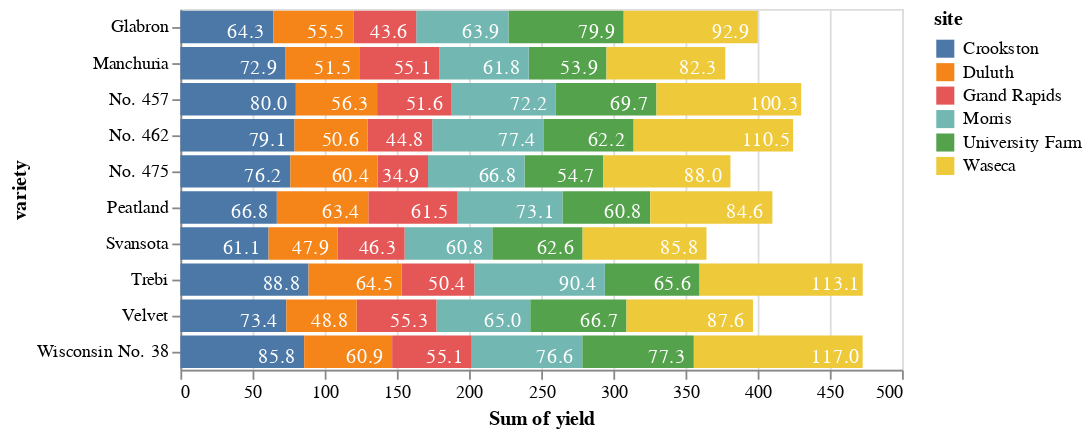

Source (notebook cell):
### Code cell
bars = alt.Chart(source).mark_bar().encode(
    x=alt.X('sum(yield):Q', stack='zero'),
    y=alt.Y('variety:N'),
    color=alt.Color('site')
)

text = alt.Chart(source).mark_text(dx=-15, dy=3, color='white').encode(
    x=alt.X('sum(yield):Q', stack='zero'),
    y=alt.Y('variety:N'),
    detail='site:N',
    text=alt.Text('sum(yield):Q', format='.1f')
)

bars + text

### Figure 1 — Vega-Lite specification as saved in the notebook (floating-point values rounded to 4 significant figures)
{"config": {"view": {"continuousWidth": 400, "continuousHeight": 300}}, "layer": [{"mark": "bar", "encoding": {"color": {"type": "nominal", "field": "site"}, "x": {"type": "quantitative", "aggregate": "sum", "field": "yield", "stack": "zero"}, "y": {"type": "nominal", "field": "variety"}}}, {"mark": {"type": "text", "color": "white", "dx": -15, "dy": 3}, "encoding": {"detail": {"type": "nominal", "field": "site"}, "text": {"type": "quantitative", "aggregate": "sum", "field": "yield", "format": ".1f"}, "x": {"type": "quantitative", "aggregate": "sum", "field": "yield", "stack": "zero"}, "y": {"type": "nominal", "field": "variety"}}}], "data": {"name": "data-093ece8c35bb2d41094cfb6138ec810b"}, "$schema": "https://vega.github.io/schema/vega-lite/v4.8.1.json", "datasets": {"data-093ece8c35bb2d41094cfb6138ec810b": [{"site": "University Farm", "variety": "Manchuria", "year": 1931, "yield": 27.0}, {"site": "Waseca", "variety": "Manchuria", "year": 1931, "yield": 48.87}, {"site": "Morris", "variety": "Manchuria", "year": 1931, "yield": 27.43}, {"site": "Crookston", "variety": "Manchuria", "year": 1931, "yield": 39.93}, {"site": "Grand Rapids", "variety": "Manchuria", "year": 1931, "yield": 32.97}, {"site": "Duluth", "variety": "Manchuria", "year": 1931, "yield": 28.97}, {"site": "University Farm", "variety": "Glabron", "year": 1931, "yield": 43.07}, {"site": "Waseca", "variety": "Glabron", "year": 1931, "yield": 55.2}, {"site": "Morris", "variety": "Glabron", "year": 1931, "yield": 28.77}, {"site": "Crookston", "variety": "Glabron", "year": 1931, "yield": 38.13}, {"site": "Grand Rapids", "variety": "Glabron", "year": 1931, "yield": 29.13}, {"site": "Duluth", "variety": "Glabron", "year": 1931, "yield": 29.67}, {"site": "University Farm", "variety": "Svansota", "year": 1931, "yield": 35.13}, {"site": "Waseca", "variety": "Svansota", "year": 1931, "yield": 47.33}, {"site": "Morris", "variety": "Svansota", "year": 1931, "yield": 25.77}, {"site": "Crookston", "variety": "Svansota", "year": 1931, "yield": 40.47}, {"site": "Grand Rapids", "variety": "Svansota", "year": 1931, "yield": 29.67}, {"site": "Duluth", "variety": "Svansota", "year": 1931, "yield": 25.7}, {"site": "University Farm", "variety": "Velvet", "year": 1931, "yield": 39.9}, {"site": "Waseca", "variety": "Velvet", "year": 1931, "yield": 50.23}, {"site": "Morris", "variety": "Velvet", "year": 1931, "yield": 26.13}, {"site": "Crookston", "variety": "Velvet", "year": 1931, "yield": 41.33}, {"site": "Grand Rapids", "variety": "Velvet", "year": 1931, "yield": 23.03}, {"site": "Duluth", "variety": "Velvet", "year": 1931, "yield": 26.3}, {"site": "University Farm", "variety": "Trebi", "year": 1931, "yield": 36.57}, {"site": "Waseca", "variety": "Trebi", "year": 1931, "yield": 63.83}, {"site": "Morris", "variety": "Trebi", "year": 1931, "yield": 43.77}, {"site": "Crookston", "variety": "Trebi", "year": 1931, "yield": 46.93}, {"site": "Grand Rapids", "variety": "Trebi", "year": 1931, "yield": 29.77}, {"site": "Duluth", "variety": "Trebi", "year": 1931, "yield": 33.93}, {"site": "University Farm", "variety": "No. 457", "year": 1931, "yield": 43.27}, {"site": "Waseca", "variety": "No. 457", "year": 1931, "yield": 58.1}, {"site": "Morris", "variety": "No. 457", "year": 1931, "yield": 28.7}, {"site": "Crookston", "variety": "No. 457", "year": 1931, "yield": 45.67}, {"site": "Grand Rapids", "variety": "No. 457", "year": 1931, "yield": 32.17}, {"site": "Duluth", "variety": "No. 457", "year": 1931, "yield": 33.6}, {"site": "University Farm", "variety": "No. 462", "year": 1931, "yield": 36.6}, {"site": "Waseca", "variety": "No. 462", "year": 1931, "yield": 65.77}, {"site": "Morris", "variety": "No. 462", "year": 1931, "yield": 30.37}, {"site": "Crookston", "variety": "No. 462", "year": 1931, "yield": 48.57}, {"site": "Grand Rapids", "variety": "No. 462", "year": 1931, "yield": 24.93}, {"site": "Duluth", "variety": "No. 462", "year": 1931, "yield": 28.1}, {"site": "University Farm", "variety": "Peatland", "year": 1931, "yield": 32.77}, {"site": "Waseca", "variety": "Peatland", "year": 1931, "yield": 48.57}, {"site": "Morris", "variety": "Peatland", "year": 1931, "yield": 29.87}, {"site": "Crookston", "variety": "Peatland", "year": 1931, "yield": 41.6}, {"site": "Grand Rapids", "variety": "Peatland", "year": 1931, "yield": 34.7}, {"site": "Duluth", "variety": "Peatland", "year": 1931, "yield": 32.0}, {"site": "University Farm", "variety": "No. 475", "year": 1931, "yield": 24.67}, {"site": "Waseca", "variety": "No. 475", "year": 1931, "yield": 46.77}, {"site": "Morris", "variety": "No. 475", "year": 1931, "yield": 22.6}, {"site": "Crookston", "variety": "No. 475", "year": 1931, "yield": 44.1}, {"site": "Grand Rapids", "variety": "No. 475", "year": 1931, "yield": 19.7}, {"site": "Duluth", "variety": "No. 475", "year": 1931, "yield": 33.07}, {"site": "University Farm", "variety": "Wisconsin No. 38", "year": 1931, "yield": 39.3}, {"site": "Waseca", "variety": "Wisconsin No. 38", "year": 1931, "yield": 58.8}, {"site": "Morris", "variety": "Wisconsin No. 38", "year": 1931, "yield": 29.47}, {"site": "Crookston", "variety": "Wisconsin No. 38", "year": 1931, "yield": 49.87}, {"site": "Grand Rapids", "variety": "Wisconsin No. 38", "year": 1931, "yield": 34.47}, {"site": "Duluth", "variety": "Wisconsin No. 38", "year": 1931, "yield": 31.6}, {"site": "University Farm", "variety": "Manchuria", "year": 1932, "yield": 26.9}, {"site": "Waseca", "variety": "Manchuria", "year": 1932, "yield": 33.47}, {"site": "Morris", "variety": "Manchuria", "year": 1932, "yield": 34.37}, {"site": "Crookston", "variety": "Manchuria", "year": 1932, "yield": 32.97}, {"site": "Grand Rapids", "variety": "Manchuria", "year": 1932, "yield": 22.13}, {"site": "Duluth", "variety": "Manchuria", "year": 1932, "yield": 22.57}, {"site": "University Farm", "variety": "Glabron", "year": 1932, "yield": 36.8}, {"site": "Waseca", "variety": "Glabron", "year": 1932, "yield": 37.73}, {"site": "Morris", "variety": "Glabron", "year": 1932, "yield": 35.13}, {"site": "Crookston", "variety": "Glabron", "year": 1932, "yield": 26.17}, {"site": "Grand Rapids", "variety": "Glabron", "year": 1932, "yield": 14.43}, {"site": "Duluth", "variety": "Glabron", "year": 1932, "yield": 25.87}, {"site": "University Farm", "variety": "Svansota", "year": 1932, "yield": 27.43}, {"site": "Waseca", "variety": "Svansota", "year": 1932, "yield": 38.5}, {"site": "Morris", "variety": "Svansota", "year": 1932, "yield": 35.03}, {"site": "Crookston", "variety": "Svansota", "year": 1932, "yield": 20.63}, {"site": "Grand Rapids", "variety": "Svansota", "year": 1932, "yield": 16.63}, {"site": "Duluth", "variety": "Svansota", "year": 1932, "yield": 22.23}, {"site": "University Farm", "variety": "Velvet", "year": 1932, "yield": 26.8}, {"site": "Waseca", "variety": "Velvet", "year": 1932, "yield": 37.4}, {"site": "Morris", "variety": "Velvet", "year": 1932, "yield": 38.83}, {"site": "Crookston", "variety": "Velvet", "year": 1932, "yield": 32.07}, {"site": "Grand Rapids", "variety": "Velvet", "year": 1932, "yield": 32.23}, {"site": "Duluth", "variety": "Velvet", "year": 1932, "yield": 22.47}, {"site": "University Farm", "variety": "Trebi", "year": 1932, "yield": 29.07}, {"site": "Waseca", "variety": "Trebi", "year": 1932, "yield": 49.23}, {"site": "Morris", "variety": "Trebi", "year": 1932, "yield": 46.63}, {"site": "Crookston", "variety": "Trebi", "year": 1932, "yield": 41.83}, {"site": "Grand Rapids", "variety": "Trebi", "year": 1932, "yield": 20.63}, {"site": "Duluth", "variety": "Trebi", "year": 1932, "yield": 30.6}, {"site": "University Farm", "variety": "No. 457", "year": 1932, "yield": 26.43}, {"site": "Waseca", "variety": "No. 457", "year": 1932, "yield": 42.2}, {"site": "Morris", "variety": "No. 457", "year": 1932, "yield": 43.53}, {"site": "Crookston", "variety": "No. 457", "year": 1932, "yield": 34.33}, {"site": "Grand Rapids", "variety": "No. 457", "year": 1932, "yield": 19.47}, {"site": "Duluth", "variety": "No. 457", "year": 1932, "yield": 22.7}, {"site": "University Farm", "variety": "No. 462", "year": 1932, "yield": 25.57}, {"site": "Waseca", "variety": "No. 462", "year": 1932, "yield": 44.7}, {"site": "Morris", "variety": "No. 462", "year": 1932, "yield": 47.0}, {"site": "Crookston", "variety": "No. 462", "year": 1932, "yield": 30.53}, {"site": "Grand Rapids", "variety": "No. 462", "year": 1932, "yield": 19.9}, {"site": "Duluth", "variety": "No. 462", "year": 1932, "yield": 22.5}, {"site": "University Farm", "variety": "Peatland", "year": 1932, "yield": 28.07}, {"site": "Waseca", "variety": "Peatland", "year": 1932, "yield": 36.03}, {"site": "Morris", "variety": "Peatland", "year": 1932, "yield": 43.2}, {"site": "Crookston", "variety": "Peatland", "year": 1932, "yield": 25.23}, {"site": "Grand Rapids", "variety": "Peatland", "year": 1932, "yield": 26.77}, {"site": "Duluth", "variety": "Peatland", "year": 1932, "yield": 31.37}, {"site": "University Farm", "variety": "No. 475", "year": 1932, "yield": 30.0}, {"site": "Waseca", "variety": "No. 475", "year": 1932, "yield": 41.27}, {"site": "Morris", "variety": "No. 475", "year": 1932, "yield": 44.23}, {"site": "Crookston", "variety": "No. 475", "year": 1932, "yield": 32.13}, {"site": "Grand Rapids", "variety": "No. 475", "year": 1932, "yield": 15.23}, {"site": "Duluth", "variety": "No. 475", "year": 1932, "yield": 27.37}, {"site": "University Farm", "variety": "Wisconsin No. 38", "year": 1932, "yield": 38.0}, {"site": "Waseca", "variety": "Wisconsin No. 38", "year": 1932, "yield": 58.17}, {"site": "Morris", "variety": "Wisconsin No. 38", "year": 1932, "yield": 47.17}, {"site": "Crookston", "variety": "Wisconsin No. 38", "year": 1932, "yield": 35.9}, {"site": "Grand Rapids", "variety": "Wisconsin No. 38", "year": 1932, "yield": 20.67}, {"site": "Duluth", "variety": "Wisconsin No. 38", "year": 1932, "yield": 29.33}]}}
